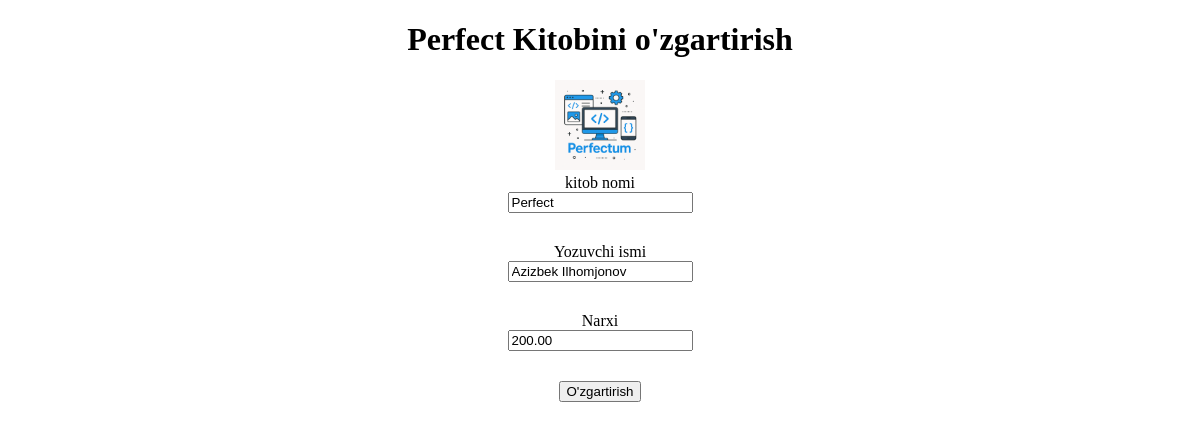
The page /update/1 on the database as committed earlier.
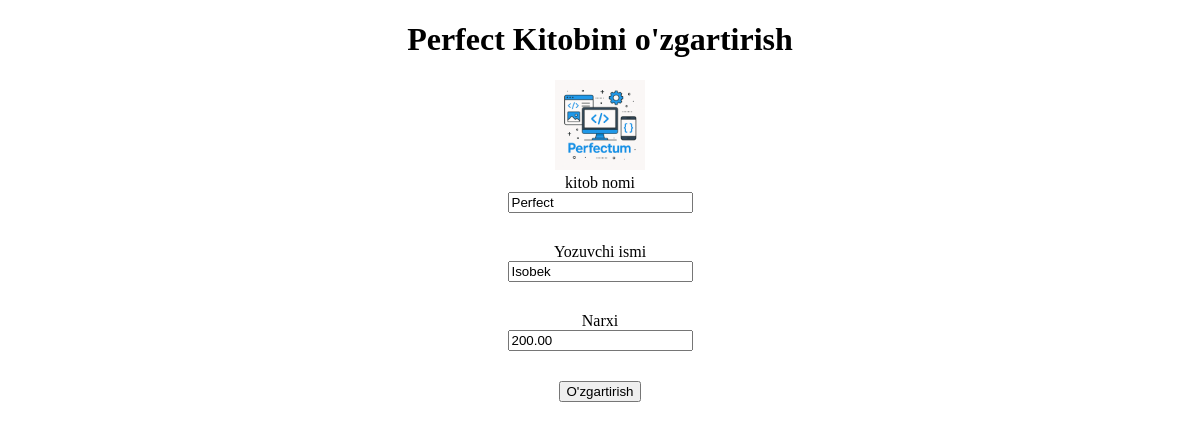
The same page on the database as committed later.
### book/models.py (models this page shows, shortened)
class Book(models.Model):
    image = models.ImageField(upload_to="books/")
    title = models.CharField(max_length=255)
    author = models.CharField(max_length=100)
    price = models.DecimalField(max_digits=10, decimal_places=2)

### book/views.py (the view, shortened to what this page needs)
# urls.py: path("update/<int:id>", update_book, name="update"),
def update_book(request, id):
    book = Book.objects.get(id=id)
    context = {
        'book':book
    }
    return render(request, 'update.html', context)

### templates/update.html (shortened to what this page needs)
<!DOCTYPE html>
<html lang="en">
<head>
</head>
<body>
    <h1 align="center">{{ book.title }} Kitobini o'zgartirish</h1>
    <center>
        <form action="/update/{{ book.id }}" method="post" enctype="multipart/form-data">
            <label for="images">
                <img src="{{ book.image.url }}" width="30%" alt="">
            </label>
            <input type="file" name="image" id="images" hidden><br>
            <label for="">kitob nomi</label><br>
            <input type="text" name="title" value="{{ book.title }}" placeholder="Kitob Nomi"><br>
            <label for="">Yozuvchi ismi</label><br>
            <input type="text" name="author" value="{{ book.author }}" placeholder="Kitob Yozuvchisi"><br>
            <label for="">Narxi</label><br>
            <input type="text" name="price" value="{{ book.price }}" placeholder="Kitob Narxi"><br>
            <button>O'zgartirish</button>
        </form>
    </center>
</body>
</html>

Rows that differ between the two databases and show on the page:
changed Book "Perfect": author "Azizbek Ilhomjonov" → "Isobek"
